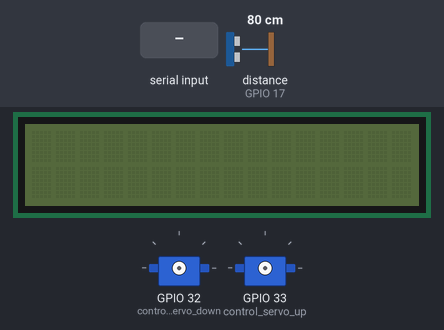
Simulated run of this sketch. Board: ESP32. On the bench: 16×2 character LCD, 2 × servo. The test bench sets the inputs (shaded band); at power-on: distance to the obstacle (sensor on GPIO 17) 80 cm. The echo pulse lasts 58.3 µs per cm; random numbers use the default seed unless the sketch sets one; EEPROM starts erased; what the sketch prints to the serial monitor is not drawn.

Above: at 2.0 s.
2.1 s: "90,45\n" received over Serial
At 4.5 s:
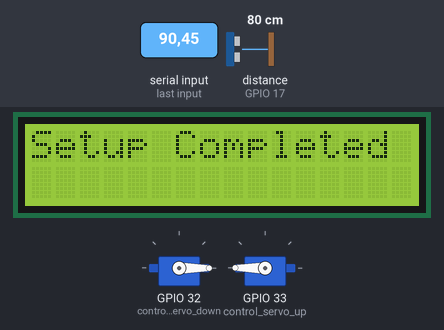
4.8 s: distance to the obstacle (sensor on GPIO 17) set to 196 cm
At 7.6 s:
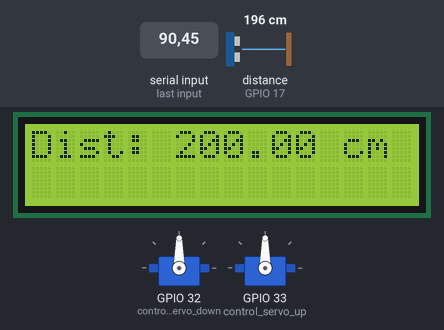
7.8 s: distance to the obstacle (sensor on GPIO 17) set to 206 cm
10.8 s: distance to the obstacle (sensor on GPIO 17) set to 2 cm
At 12.91 s:
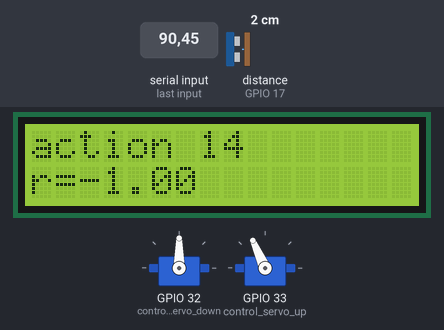
13.8 s: distance to the obstacle (sensor on GPIO 17) set to 250 cm
At 14.29 s:
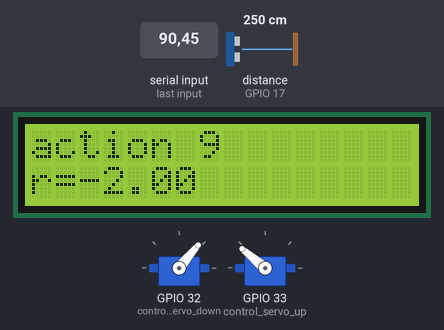
16.8 s: distance to the obstacle (sensor on GPIO 17) set to 4 cm
At 18.34 s:
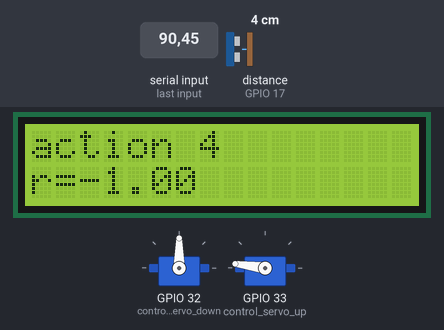
Timing chart, 0 to 24.8 s (numbered marks = the images above; inputs shaded):
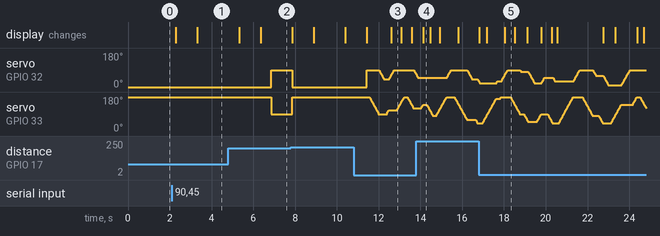

The sketch:

RL_Robot.ino
```cpp
#include <ESP32Servo.h> // ESP32Servo by Kevin Harrington, John K. Bennet
#include <Wire.h>
#include <LiquidCrystal_I2C.h> // Adafruit LiquidCrystal by Adafruit
#include <NewPing.h>           // NewPing by Tim Eckel
#include <WiFi.h>
#include <ArduinoOTA.h>
#include <EEPROM.h>
#include <ESPmDNS.h>
// All other libraries are included in ESP32 Dev Module by Espressif Systems
#include <vector>
#include <algorithm>
#include <cmath>

using namespace std;

// EEPROM settings
#define EEPROM_SIZE 1    // 1 byte to store robot number (1-8)
#define ROBOT_NUM_ADDR 0 // EEPROM address for robot number

// Base names for AP and OTA
const char *base_ssid = "ESP32-AP-";
const char *base_ota_hostname = "ESP32-OTA-";
const char *ap_password = "12345678"; // Common password for all APs

// Pin definitions
const int triggerPin = 5;
const int echoPin = 17;
const int control_servo_down = 32;
const int control_servo_up = 33;
#define MAX_DISTANCE 200 // Maximum distance to check in cm

// Objects
LiquidCrystal_I2C lcd(0x27, 16, 2);
Servo servodown;
Servo servoup;
NewPing sonar(triggerPin, echoPin, MAX_DISTANCE); // NewPing instance

// Global variables for dynamic AP and OTA names
char ssid[32];
char ota_hostname[32];
uint8_t robot_number = 0;

// FreeRTOS task handle for OTA
TaskHandle_t otaTaskHandle = NULL;

void saveRobotNumber(uint8_t number)
{
  EEPROM.write(ROBOT_NUM_ADDR, number);
  EEPROM.commit();
  Serial.print("Saved robot number: ");
  Serial.println(number);
}

uint8_t readRobotNumber()
{
  uint8_t number = EEPROM.read(ROBOT_NUM_ADDR);
  if (number < 1 || number > 8)
  {
    Serial.println("Invalid or uninitialized robot number. Please set number (1-8).");
    lcd.clear();
    lcd.print("Set Robot Num: 1-8");
    while (!Serial.available())
    {
      delay(100);
    }
    number = Serial.parseInt();
    if (number >= 1 && number <= 8)
    {
      saveRobotNumber(number);
      lcd.clear();
      lcd.print("Robot Num Set: ");
      lcd.print(number);
      delay(2000);
    }
    else
    {
      Serial.println("Invalid input. Defaulting to robot number 1.");
      number = 1;
      saveRobotNumber(number);
    }
  }
  return number;
}

void setup_ap()
{
  WiFi.mode(WIFI_AP);
  WiFi.softAP(ssid, ap_password);
  Serial.println("AP Started");
  Serial.print("AP SSID: ");
  Serial.println(ssid);
  Serial.print("IP Address: ");
  Serial.println(WiFi.softAPIP());
}

void setup_ota()
{
  ArduinoOTA.setHostname(ota_hostname);

  ArduinoOTA.onStart([]()
                     {
        Serial.println("OTA Start");
        lcd.clear();
        lcd.print("OTA Update Start"); });
  ArduinoOTA.onEnd([]()
                   {
        Serial.println("\nOTA End");
        lcd.clear();
        lcd.print("OTA Update Done"); });
  ArduinoOTA.onProgress([](unsigned int progress, unsigned int total)
                        {
        Serial.printf("Progress: %u%%\r", (progress / (total / 100)));
        lcd.clear();
        lcd.print("OTA Progress: ");
        lcd.setCursor(0, 1);
        lcd.print((progress / (total / 100)));
        lcd.print("%"); });
  ArduinoOTA.onError([](ota_error_t error)
                     {
        Serial.printf("Error[%u]: ", error);
        lcd.clear();
        lcd.print("OTA Error");
        if (error == OTA_AUTH_ERROR) Serial.println("Auth Failed");
        else if (error == OTA_CONNECT_ERROR) Serial.println("Connect Failed");
        else if (error == OTA_RECEIVE_ERROR) Serial.println("Receive Failed");
        else if (error == OTA_END_ERROR) Serial.println("End Failed"); });
  ArduinoOTA.begin();
  Serial.println("OTA Ready");
  Serial.print("OTA Hostname: ");
  Serial.println(ota_hostname);
}
// OTA task to run asynchronously
void otaTask(void *parameter)
{
  for (;;)
  {
    ArduinoOTA.handle();                 // Handle OTA updates
    vTaskDelay(10 / portTICK_PERIOD_MS); // Yield for 10ms
  }
}

float getDistance()
{
  float distance = sonar.ping_cm(); // Get distance in cm
  if (distance == 0)
  {
    Serial.println("Warning: No echo received from SRF module.");
    return -1;
  }
  Serial.print("Distance: ");
  Serial.print(distance);
  Serial.println(" cm");
  return distance;
}

void healthCheck()
{
  // 1. Print Health Check on LCD
  lcd.clear();
  lcd.print("Health Check Start");
  delay(1000);

  // 2. Get distance and print it
  float distance = getDistance();
  lcd.clear();
  if (distance < 0)
  {
    lcd.print("SRF Error!");
  }
  else
  {
    lcd.print("Dist: ");
    lcd.print(distance);
    lcd.print(" cm");
  }
  delay(500);

  servodown.write(90);
  servoup.write(90);
  delay(1000);
  // 3. Move servos back to initial position
  servodown.write(0);
  servoup.write(180);
  lcd.clear();
  lcd.print("Servos Reset");
  delay(1000);

  // 4. Print completion message
  lcd.clear();
  lcd.print("Health Check Done");
  delay(1500);
  lcd.clear();
}

void moveServoSmooth(Servo &servo, int from, int to, int stepDelay = 10)
{
  if (from < to)
  {
    for (int a = from; a <= to; a += 2)
    {
      servo.write(a);
      delay(stepDelay);
    }
  }
  else
  {
    for (int a = from; a >= to; a -= 2)
    {
      servo.write(a);
      delay(stepDelay);
    }
  }
}

static const float ALPHA   = 0.6f;   // learning rate
static const float GAMMA   = 0.9f;   // discount
static float EPSILON       = 0.8f;   // exploration
static const float EPS_MIN = 0.1f;   // min epsilon
static const float EPS_DEC = 0.995f; // epsilon decay per episode


static const int EPISODES      = 10;
static const int STEPS_PER_EP  = 15;

bool do_training = true;

int current_state = 0;


struct Posture { uint8_t down; uint8_t up; };
std::vector<Posture> states = {
  {180, 90},
  {180, 13},
  {170, 90},
  {170, 60},
  {170, 30},
  {160, 90},
  {160, 20},
  {140, 90},
  {140, 50},
  {120, 50},
  {120, 80},
  {110, 90},
  {110 , 80},
  {110, 90},
  {90 , 40},
  {90, 50},
  {90, 60},
  {90, 70},
  {90, 80},
  {80, 40},
  {80, 50},
  {80, 60},
  {70, 30},
  {70, 40},
  {70, 50},
  {60, 20},
  {60, 30},
  {60, 40},
  {50, 10},
  {50, 20},
  {50, 30},
  {50, 40},
  {40, 10},
  {40, 20},
  {40, 30}
};
const int N_STATES = states.size();

// Q-table: rows = states (s), cols = actions (target posture index a)
vector<vector<float>> Q_table(N_STATES, vector<float>(N_STATES, 0.0f));


void moveToPosture(int to_idx) {
  Posture from = states[current_state];
  Posture to   = states[to_idx];
  moveServoSmooth(servoup, from.down, to.down);
  moveServoSmooth(servodown,   from.up,   to.up);
  delay(100);
  current_state = to_idx;
}

float reward_fn(float dist_now, float dist_later) {
  if (dist_now < 0 || dist_later < 0) {
    return -2.0f;
  }
  if (fabs(dist_later - dist_now) < 1e-3) {
    return -1.0f; // no change
  }
  return (dist_later - dist_now) * 2.5f; // bigger increase in distance = better
}

int argmax(const vector<float>& v) {
  return (int)distance(v.begin(), max_element(v.begin(), v.end()));
}

float maxval(const vector<float>& v) {
  return *max_element(v.begin(), v.end());
}

int epsilon_greedy_action(int s) {
  float r = (float)random(0, 10000) / 10000.0f;
  if (r < EPSILON) {
    // explore
    return random(0, N_STATES);
  } else {
    // exploit
    return argmax(Q_table[s]);
  }
}

void train_one_episode() {

  moveToPosture(0);

  for (int t = 0; t < STEPS_PER_EP; ++t) {
    int s = current_state;

    float dist_now = getDistance();
    int a = epsilon_greedy_action(s);

    moveToPosture(a); // execute action -> next state is "a"
    int s_next = current_state;

    float dist_later = getDistance();
    float r = reward_fn(dist_now, dist_later);

    float qsa = Q_table[s][a];
    float max_next = maxval(Q_table[s_next]);

    Q_table[s][a] = qsa + ALPHA * (r + GAMMA * max_next - qsa);

    lcd.clear();
    lcd.print("action "); lcd.print(a);
    lcd.setCursor(0,1);
    lcd.print("r="); lcd.print(r, 2);
  }
}

void doTraining() {
  lcd.clear(); lcd.print("Training...");
  Serial.println("=== TRAINING START ===");
  for (int ep = 0; ep < EPISODES; ++ep) {

    train_one_episode();

    EPSILON = max(EPS_MIN, EPSILON * EPS_DEC);
    delay(50);
  }
  Serial.println("=== TRAINING DONE ===");
  lcd.clear(); lcd.print("Training Done");
  delay(1000);
  do_training = false;
}

void doLearnedBehavior() {
  lcd.clear(); lcd.print("Policy Run");
  // moveToPosture(0);

  while (true) {
    int s = current_state;
    int best_a = argmax(Q_table[s]);

    moveToPosture(best_a);
    float d = getDistance();
    Serial.print("Greedy step -> s: "); Serial.print(best_a);
    Serial.print("  dist: "); Serial.println(d);

  }
}


void setup()
{
  Serial.begin(9600);
  delay(1000); // Give Serial Monitor time to connect

  // Initialize EEPROM
  EEPROM.begin(EEPROM_SIZE);

  // Read or set robot number
  robot_number = readRobotNumber();
  snprintf(ssid, sizeof(ssid), "%s%d", base_ssid, robot_number);
  snprintf(ota_hostname, sizeof(ota_hostname), "%s%d", base_ota_hostname, robot_number);

  // Initialize AP and OTA
  setup_ap();
  setup_ota();

  // Start OTA task
  xTaskCreatePinnedToCore(
      otaTask,        // Task function
      "OTATask",      // Task name
      4096,           // Stack size
      NULL,           // Task parameters
      1,              // Priority
      &otaTaskHandle, // Task handle
      1               // Run on core 1
  );

  // Initialize LCD
  lcd.init();
  lcd.backlight();
  lcd.clear();
  lcd.print("RL Robot ");
  lcd.print(robot_number);
  lcd.setCursor(0, 1);
  lcd.print("Setup");
  delay(1000);

  // Attach servos with min/max pulse widths
  servodown.attach(control_servo_down, 600, 2400);
  servoup.attach(control_servo_up, 600, 2400);

  // Set servos to initial position
  servodown.write(0);
  servoup.write(180);

  // Notify setup completion
  lcd.clear();
  lcd.print("Setup Completed");
  delay(2000);
  healthCheck();
}

void loop()
{
  lcd.clear();
  lcd.print("Robot ");
  lcd.print(robot_number);
  lcd.setCursor(0, 1);
  lcd.print("Main Loop");
  delay(1000); // Reduced delay to minimize blocking
  // TODO: Implement your main loop logic here

  if (do_training)
  {
    doTraining();
  }
  else
  {
    doLearnedBehavior();
  }
}
```

Measured:
- after the input at 2.1 s, the display: first changes after 0.19 s (image 1 shows a later state)
